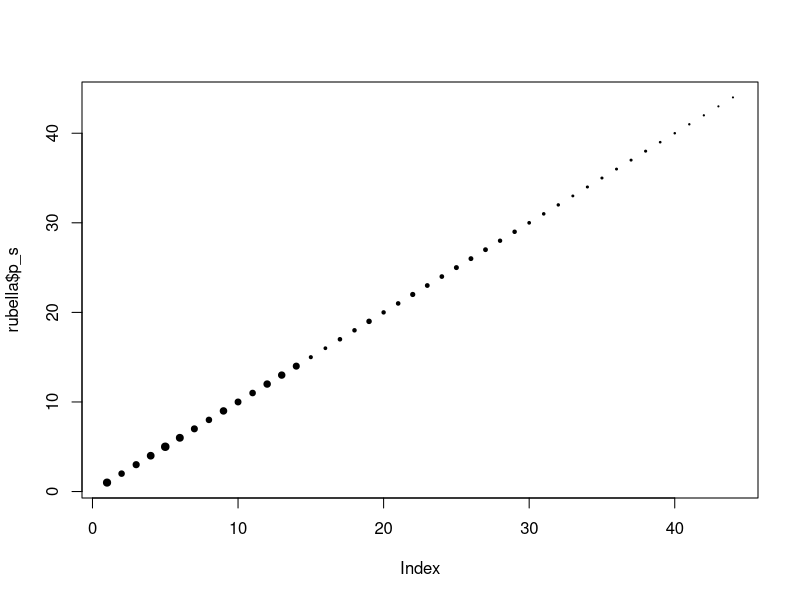
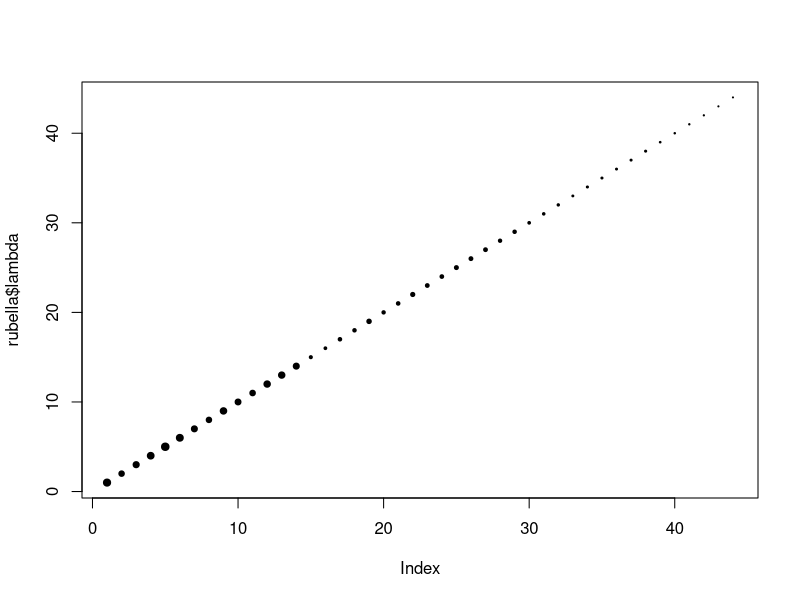
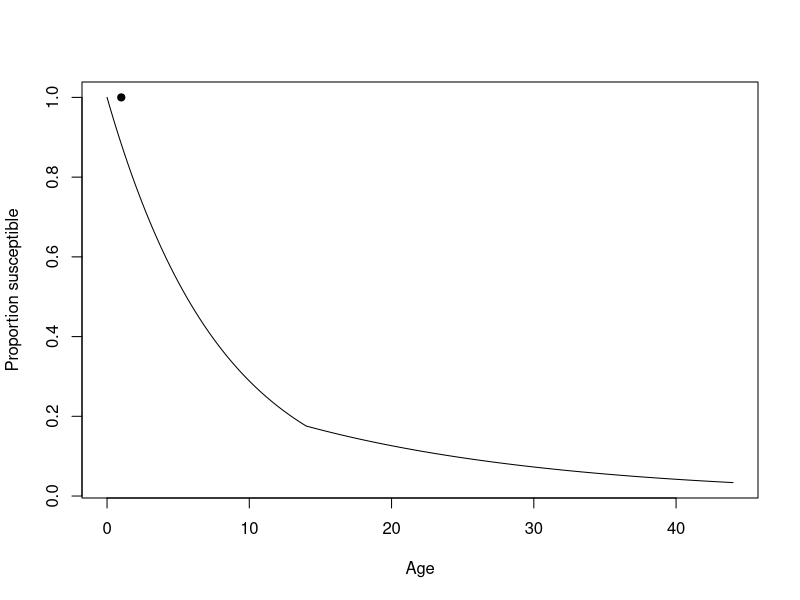
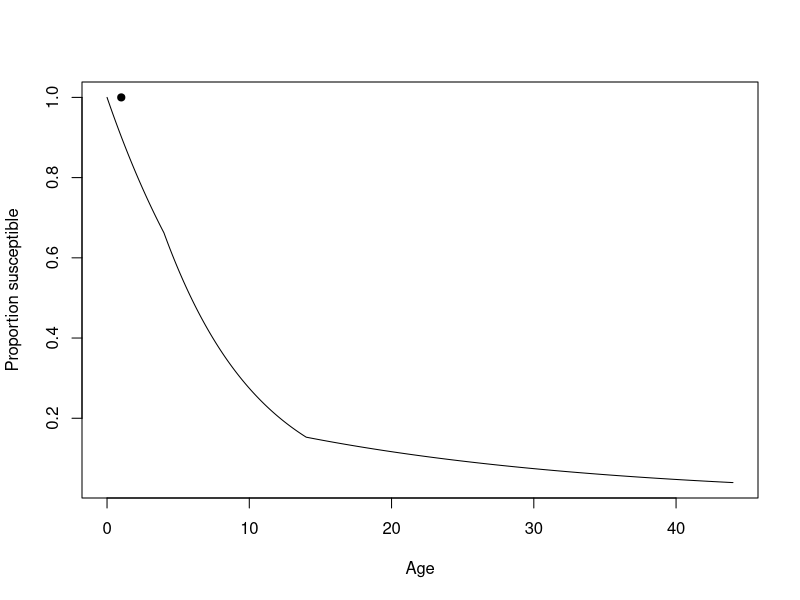
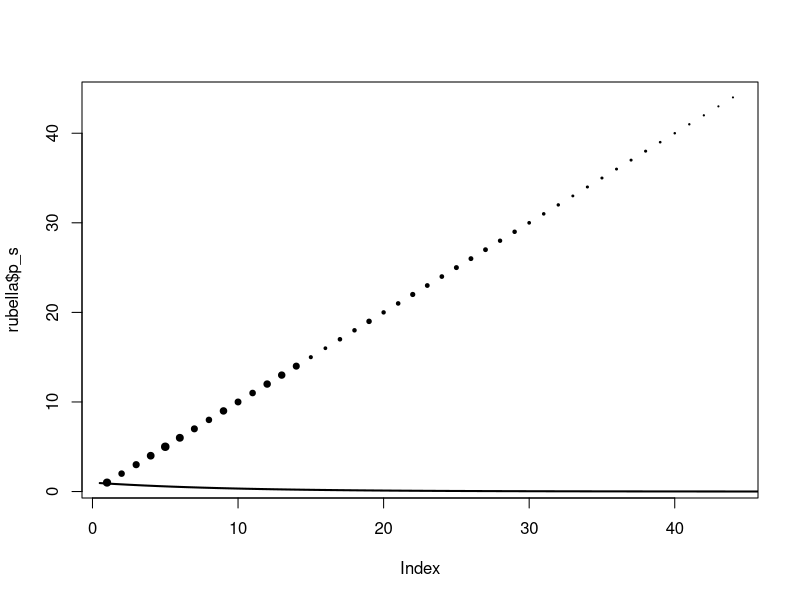

The R source for these figures, in order: (Note: this script raises an error after producing the figures.)
## ---- chunk 1
rubella <- read.csv("data/Rubella-UK.csv", header = TRUE) 
head(rubella)
## ---- chunk 2
## size is a vector to scale the size of points according to the 
## sample size within that age group 
size <- (rubella$Pos + rubella$Neg) / max(rubella$Pos + rubella$Neg) 

## now produce plots
plot(rubella$Age, rubella$p_s, pch = 19, cex = size^0.75)
## ---- chunk 3
plot(rubella$Age, rubella$lambda, pch = 19, cex = size^0.75)
## ---- chunk 4
## Calculate proportion of population that remains susceptible
## by age a for population with force of infection (foi)
##
## Arguments:
## a: vector of ages to calculate susceptible proportion
## lambda: vector of length equal to the maximum assumed age in the population
## with a specified force of infection for each annual cohort.  
piecewise_s <- function(a, lambda) {
    
    ## extract information on age-classes 
    max_age <- length(lambda)
    breaks <- 0:max_age
    widths <- rep(1, max_age)
    
    ## set up output vector
    s <- numeric(length(a))
    
    ## loop over age-classes
    for(i in 1:length(a)) {
    	if(a[i] == 0) {
    	    s[i] <- 1
    	} else {
    		## which age class does current value of a lie within
    		age_class <- max(which(a[i] > breaks))
    		sg <- 1
    		if(age_class > 1) {
    			## iterate over previous age groups calculate susceptibles
    			## at beginning of age group
    			for(j in 1:(age_class - 1)) {
    	  			sg <- sg * exp(-lambda[j] * widths[j])
    			}
    		}
    		## calculate susceptible proportion at age a within final
    		## age group
    		s[i] <- sg * exp(-lambda[age_class] * (a[i] - breaks[age_class]))
    	}
    }
    ## return vector of probabilities
    return(s)
}
## ---- chunk 5
## Calculate (Binomial) likelihood of observing given number of 
## positive/negative samples (provided in table sero_data) for each 
## age group and specified by a piecewise continuous force of 
## infection model defined by foi_key
## 
## Arguments:
## x: vector of unique force-of-infection values
## foi_key: pattern vector of length equal to the maximum assumed age
## in population (or data set) that specifies which unique value of x
## corresponds to each annual cohort in population.
## sero_data: data frame with columns
##     sero_data$Pos: positive samples
##     sero_data$Neg: negative samples

FOI_loglik <- function(x, foi_key, sero_data) {
    
    ## set up age classes
    breaks <- 0:length(foi_key)
    
    if(any(x <= 0)) {
        ## if any proposed lambdas are negative, then
        ## return zero likelihood (so log-likelihood = -Inf)
        return(-Inf)
    } else {
        ## extract relevant FOI for each age-cohort
        lambda <- x[foi_key]
        
        ## calculate log-likelihood
        loglik <- 0
        for(i in 1:nrow(sero_data)) {
            ## which age class does observation lie in 
            age_class <- max(which(sero_data$Age[i] > breaks))
            
            ## calculate proportion of susceptibles at given age class
            sg <- piecewise_s(breaks[age_class], lambda)
            
            ## log-likelihood contribution
            loglik <- loglik + dbinom(
                sero_data$Pos[i],
                sero_data$Pos[i] + sero_data$Neg[i],
                prob = 1 - sg * exp(-lambda[i] * (sero_data$Age[i] - breaks[age_class])), 
                log = TRUE
            )
        }
        ## return log-likelihood
        return(loglik)
    }
}
## ---- chunk 6
two_groups <- (1:max(rubella$Age) >= 15) + 1
two_groups
## ---- chunk 7
## calculate MLE
twogroup_mle <- optim(
    c(0.07, 0.07),                ## set initial values for lambda1 and lambda2
    FOI_loglik,                   ## log-likelihood function
    foi_key = two_groups,         ## foi_key 
    sero_data = rubella,          ## data
    control = list(fnscale = -1)  ## maximise (rather than minimise) function
)
twogroup_mle
## ---- chunk 8
ages <- seq(0, 44, by = 0.1) 
plot(
    ages, 
    piecewise_s(ages, twogroup_mle$par[two_groups]), 
    type = 'l',
    xlab = "Age",
    ylab = "Proportion susceptible"
)
points(rubella$Age, rubella$p_s, pch = 19, cex = size^0.75)
## ---- chunk 9
## set up FOI mappings
three_groups <- rep(NA, max(rubella$Age))
three_groups[1:max(rubella$Age) < 5] <- 1
three_groups[1:max(rubella$Age) >= 5 & 1:max(rubella$Age) < 15] <- 2
three_groups[1:max(rubella$Age) >= 15] <- 3

## fit model
threegroup_mle <- optim(
    c(0.07, 0.07, 0.07),
    FOI_loglik,
    foi_key = three_groups,
    sero_data = rubella,
    control = list(fnscale = -1)
)
threegroup_mle

## plot model fits
plot(
    ages, 
    piecewise_s(ages, threegroup_mle$par[three_groups]),
    type = 'l',
    xlab = "Age",
    ylab = "Proportion susceptible"
)
points(rubella$Age, rubella$p_s, pch = 19, cex = size^0.75)
## ---- chunk 10
## load library
library(MCMCpack) 

## fit model
twogroup_post <- MCMCmetrop1R(
    FOI_loglik,                     ## log-likelihood 
    theta.init = twogroup_mle$par,  ## initial values
    mcmc = 10000,                   ## number of iterations
    burnin = 500,                   ## burn-in
    tune = 1,                       ## proposal parameter
    verbose = 500,                  ## print progress every 500 it
    logfun = TRUE,                  ## return log-density
    foi_key = two_groups,           ## foi key
    sero_data = rubella             ## data
)
## ---- chunk 11
Psi <- function(lambda, age_widths, u, TI) {
    
    ## set up auxiliary vectors
    psi <- numeric(length(lambda))
    Psi <- numeric(length(lambda))
    
    ## calculate elements of psi-vector
    psi <- lambda * age_widths
    psi <- cumsum(psi)
    Psi[1] <- 1 - exp(-psi[1])
    for(a in 2:length(lambda)) {
        Psi[a] <- exp(-psi[a - 1]) - exp(-psi[a])
    }
    
    ## return psi-vector
    return((u / (1 / TI)) * Psi)
}
## ---- chunk 12
## function that returns a homogeneous mixing next 
## generation matrix with all elements equal to x
HomogeneousMatrix <- function(x) { 
    mat <- matrix(x, 86, 86) 
    return(mat)
}
## ---- chunk 13
## calculate force of infection for a given next generation matrix K
##
## annual age cohorts are assumed with maximum assumed age given by
## dimensions of K
##
## Arguments:
## K - Next Generation Matrix
NextGen_foi <- function(K) {
    ## set up age-class widths
    widths <- rep(1, nrow(K))
    ## number of age classes
    num_class <- nrow(K)
    ## piecewise FOI by age-class
    lambda <- numeric(num_class)
    ## susceptible fraction at END of age class
    s <- rev(sort(runif(num_class)))
    oldlambda <- lambda
    tolerance <- 1
    iterations <- 1
    while ((tolerance > 1e-10) & (iterations < 2000)) {
        oldlambda <- lambda
        for(i in 1:num_class) {
            lambda[i] <- (K[i, 1] * (1 - s[1]) + 
                sum(K[i, 2:num_class] * 
                (s[1:(num_class - 1)] - s[2:num_class])))
        }
        s[1] <- exp(-lambda[1] * widths[1])
        for(i in 2:(num_class)) {
            s[i] <- s[i - 1] * exp(-lambda[i] * widths[i])
        }
        tolerance <- sum((lambda - oldlambda)^2)
        iterations <- iterations + 1
    }
    return(lambda)
}
## ---- chunk 14
## calculate (Binomial) likelihood of observing given number of
## positive/negative samples 
## (provided in table sero_data) for each age group and specified 
## next generation matrix K = matrixfunction(x) 
## 
## Arguments:
## x: vector of unique force of infection values
## foi_key: pattern vector of length equal to the maximum assumed age
##    in population (or data set) that specifies which unique value of 
##    x corresponds to each annual cohort in population.
## sero_data: data frame with columns
## sero_data$Pos: positive samples
## sero_data$Neg: negative samples
NextGen_loglik <- function(x, matrixfunction, sero_data) {
    
    ## set up auxiiary vectors
    x <- exp(x)
    K <- matrixfunction(x)
    breaks <- 0:nrow(K)
    widths <- rep(1, nrow(K))
    
    if(any(x <= 0)) {
        ## if any rates < 0 then 
        ## return log-likelihood = -Inf
        return(-Inf)
    } else {
        ## calculate fois
        lambda <- NextGen_foi(K)
        
        ## calculate log-likelihoods
        loglik <- 0.0
        for(i in 1:nrow(sero_data)) {
            ## which age class does observation lie in 
            age_class <- max(which(sero_data$Age[i] > breaks))
            ## proportion of susceptibles at beginning of age class
            sg <- piecewise_s(breaks[age_class], lambda)
            loglik <- loglik + dbinom(
                sero_data$Pos[i],
                sero_data$Pos[i] + sero_data$Neg[i],
                prob = 1 - sg * exp(-lambda[age_class] * 
                    (sero_data$Age[i] - breaks[age_class])),
                log = TRUE
            )
        }
        ## return log-likelihood
        return(loglik)
    }
}
## ---- chunk 15
homogeneous_mle <- optimise(
    NextGen_loglik,
    log(c(0.01, 1)),
    maximum = TRUE,
    matrixfunction = HomogeneousMatrix,
    sero_data = rubella
)
homogeneous_mle
## ---- chunk 16
homogeneous_foi <- NextGen_foi(
    HomogeneousMatrix(exp(homogeneous_mle$maximum))
)
## ---- chunk 17
plot(rubella$Age, rubella$p_s, pch = 19, cex = size^0.75)
lines(
    seq(0.5, 75, 1), 
    piecewise_s(
        seq(0.5, 75, 1), 
        homogeneous_foi
    ),
    lwd = 2
)
## ---- chunk 18
## load (smoothed symmetrical) POLYMOD matrix 
POLYMOD <- as.matrix(read.csv("data/POLYMOD.csv", header = FALSE))
## ---- chunk 19
## generates a scaled POLYMODMatrix with transmission 
## parameter defined by x 
POLYMODMatrix <- function(x) { 
    return(x * POLYMOD)
}
## ---- chunk 20
max(Re(eigen(HomogeneousMatrix(exp(homogeneous_mle$maximum)))$values))   
max(Re(eigen(POLYMODMatrix(exp(POLYMOD_mle$maximum)))$values)) 
